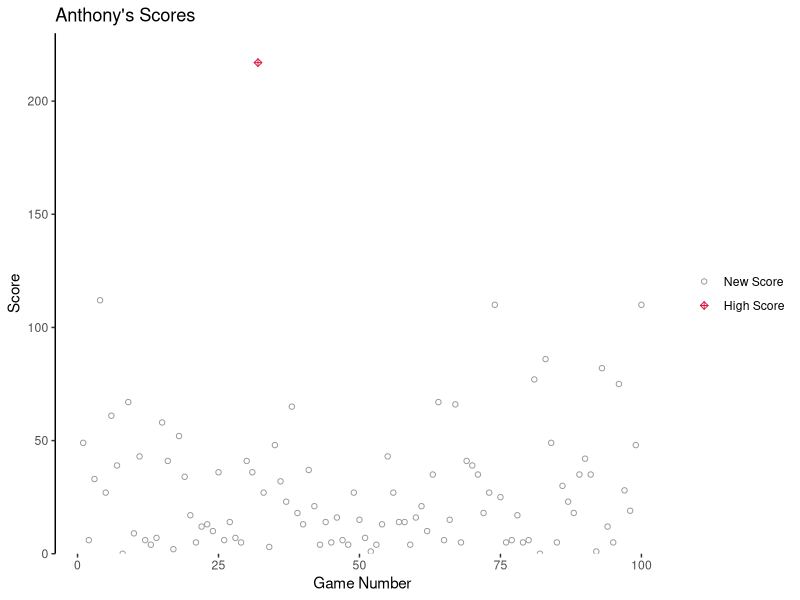

The R source for this figure: (Note: this script raises an error after producing the figure.)
# Working with Anthony's data
library(ggplot2)

# Read data
setwd('Flappy Bird')
anthony <- read.table("scores_Anthony.txt", quote="\"")
anthony$index = 1:nrow(anthony)
anthony$highscore = 0
colnames(anthony) = c("Score", "Index", "High_Score")

# Mark high score
anthony$High_Score[which.max(anthony$Score)] = 1

# Scatter plot with high scores labeled
# Colors http://www.cookbook-r.com/Graphs/Colors_(ggplot2)/
cbPalette <- c("#999999", "#DC143C")

ggplot(data=anthony, aes(Index, Score)) + 
  geom_point(aes(color = as.factor(High_Score), 
                 shape = as.factor(High_Score))) + 
  scale_colour_manual(values=cbPalette, labels=c("New Score","High Score")) + 
  scale_shape_manual(values=c(1,9), labels=c("New Score","High Score")) + 
  scale_y_continuous(expand = c(0,0), limits=c(0, 230)) +
  labs(title = "Anthony's Scores", x = "Game Number") +
  theme(panel.background = element_blank(),
        axis.line.y = element_line(colour = "black"),
        legend.key = element_blank(),
        legend.title = element_blank()) 

# Histogram of Density
ggplot(data=anthony2, aes(x=Score)) + 
  geom_histogram(aes(y = ..density..), binwidth=5, color = "white", fill="gray") +  
  #geom_density(color="#009E73") + 
  stat_function(fun = dgeom, args = list(x=seq(0,100), prob=1/mean(anthony$Score)), 
                aes(color="#E69F00"), size=1.5) +
  theme(panel.background = element_blank(),
        panel.grid.major.x = element_blank(),
        panel.grid.minor.x = element_blank(),
        legend.title = element_blank(), legend.key = element_blank(),
        legend.text = element_text(colour="brown", size=12,face = "bold"),
        legend.justification = c(1,1), legend.position = c(1,1)) +
  scale_x_continuous(expand = c(0,0)) + 
  scale_y_continuous(expand = c(0,0)) +
  scale_colour_manual(values = c("#E69F00", "blue", "green", "orange"),
                      labels = c("Theoretical Density")) +
  labs(title="Anthony's Scores")